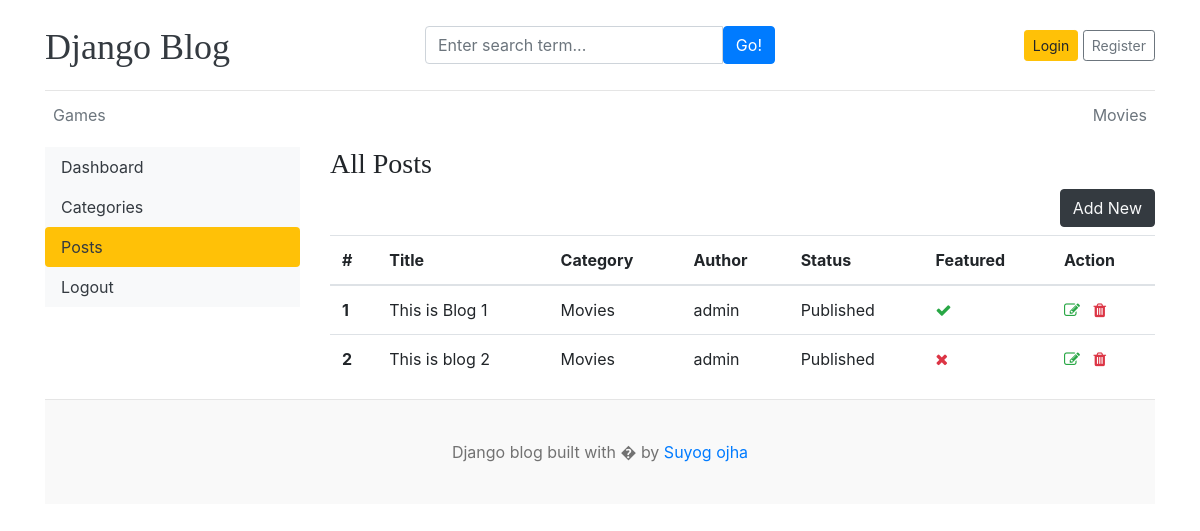
The page /dashboard/posts/ on the database as committed earlier.
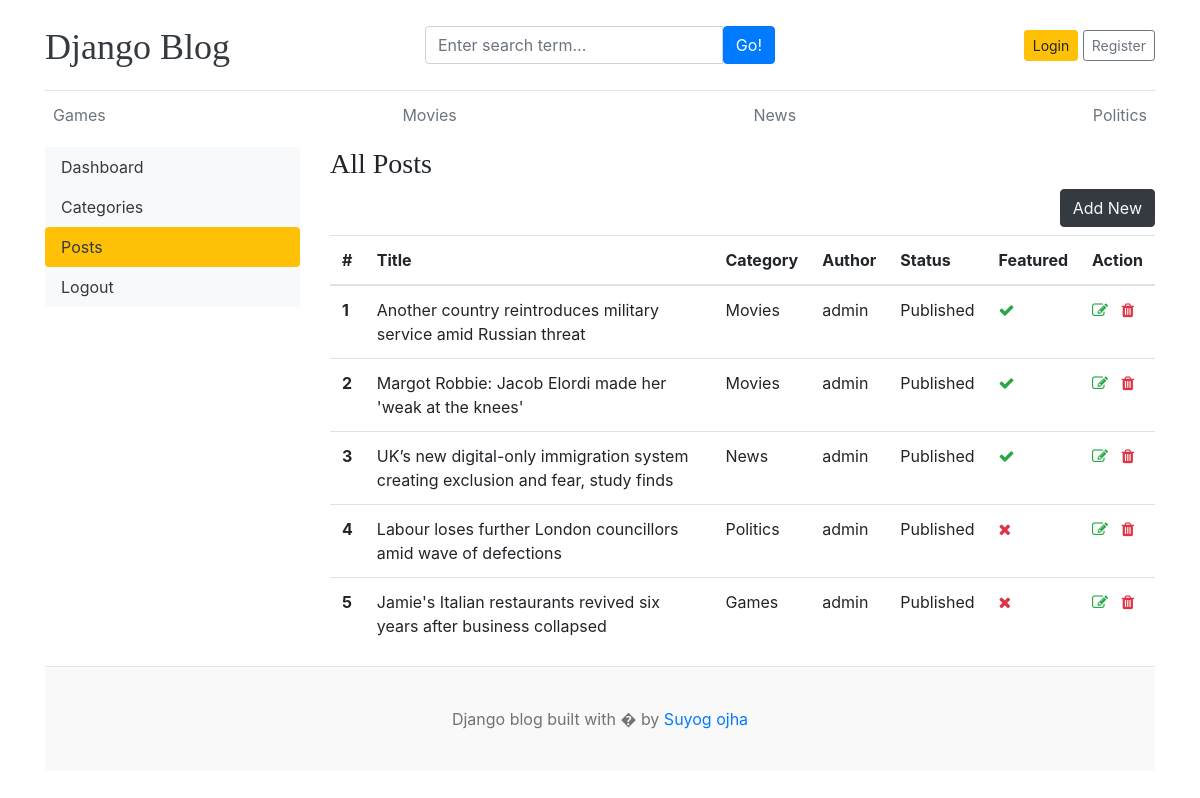
The same page on the database as committed later.
### blogs/models.py (models this page shows, shortened)
class Category(models.Model):
    category_name = models.CharField(max_length=50, unique=True)
    created_at = models.DateTimeField(auto_now_add=True)
    updated_at = models.DateTimeField(auto_now=True)
    class Meta:
        verbose_name_plural = 'categories'
    def __str__(self):
        return self.category_name

class Blog(models.Model):
    title = models.CharField(max_length=100)
    slug = models.SlugField(max_length=150, unique=True, blank=True)
    category = models.ForeignKey(Category, on_delete=models.CASCADE)
    author = models.ForeignKey(User, on_delete=models.CASCADE)
    featured_image = models.ImageField(upload_to='uploads/%Y/%m/%d')
    short_description = models.TextField(max_length=500)
    blog_body = models.TextField(max_length=2000)
    status = models.CharField(max_length=20, choices=STATUS_CHOICES, default="Draft")
    is_featured = models.BooleanField(default=False)
    created_at = models.DateTimeField(auto_now_add=True)
    updated_at = models.DateTimeField(auto_now=True)

### dashboards/views.py (the view)
# urls.py: path('posts/', views.posts, name='posts'),
def posts(request):
    posts = Blog.objects.all()
    context = {
        'posts': posts,
    }
    return render(request, 'dashboard/posts.html', context)

### blogs/context_processors.py (called while the page is built)
def get_categories(request):
    categories = Category.objects.all()
    return dict(categories=categories)

### templates/dashboard/posts.html (shortened to what this page needs)
{% extends 'base.html' %}
{% block content %}
    <div class="row">
        {% include 'dashboard/sidebar.html' %}
        <div class="col-md-9">
            <h3>All Posts</h3>
            <a href="{% url 'add_post' %}" class="btn btn-dark text-light float-right mb-2">Add New</a>
                <table class="table table-hover">
                    <thead>
                        <tr>
                        <th>#</th>
                        <th>Title</th>
                        <th>Category</th>
                        <th>Author</th>
                        <th>Status</th>
                        <th>Featured</th>
                        <th>Action</th>
                        </tr>
                    </thead>
                    <tbody>
                        {% for post in posts %}
                        <tr>
                        <th>{{ forloop.counter }}</th>
                        <td>{{ post.title }}</td>
                        <td>{{ post.category }}</td>
                        <td>{{ post.author }}</td>
                        <td>{{ post.status }}</td>
                        <td>
                            {% if post.is_featured %}
                                <i class="fa fa-check text-success"></i>
                            {% else %}
                                <i class="fa fa-times text-danger"></i>
                            {% endif %}
                        </td>
                        <td>
                            <a href="{% url 'edit_post' post.id  %}"><i class="fa fa-edit text-success"></i></a>
                            <a href="{% url 'delete_post' post.id  %}"><i class="fa fa-trash text-danger"></i></a>
                        </td>
                        </tr>
                        {% endfor %}
                    </tbody>
                </table>
        </div>
    </div>
{% endblock %}

### templates/base.html (shortened to what this page needs)
{% load static %}
<!DOCTYPE html>
<html lang="en">
<head>
    <link href="https://getbootstrap.com/docs/4.0/dist/css/bootstrap.min.css" rel="stylesheet">
    <link rel="stylesheet" href="/static/css/blog.css" type="text/css">
    <link rel="stylesheet" href="https://cdnjs.cloudflare.com/ajax/libs/font-awesome/4.7.0/css/font-awesome.min.css">
  </head>
<body>
    <div class="container">
      <header class="blog-header py-3">
        <div class="row flex-nowrap justify-content-between align-items-center">
          <div class="col-4 pt-1">
            <a class="blog-header-logo text-dark" href="/">Django Blog</a>
          </div>
          <div class="col-4">
            <form action="{% url 'search' %}" method="GET">
              <div class="input-group">
                <input class="form-control" type="text" name="keyword" value="{{ keyword }}" placeholder="Enter search term..." aria-label="Enter search term..." aria-describedby="button-search" />
                <button type="submit" class="btn btn-primary" id="button-search" type="button">Go!</button>
            </div>
            </form>
          </div>
          <div class="col-4 d-flex justify-content-end align-items-center">
            {% if not user.is_authenticated %}
            <a class="btn btn-sm btn-warning" href="{% url 'login' %}">Login</a> &nbsp;
            <a class="btn btn-sm btn-outline-secondary" href="{% url 'register' %}">Register</a>
            {% else %}
            <span>Welcome, {{ user }} <a href="{% url 'dashboard' %}"><span>Dashboard</span></a> </span>
            &emsp;
            <span><a href="{% url 'logout' %}">Logout</a></span>
            {% endif %}
          </div>
        </div>
      </header>
      <div class="nav-scroller py-1 mb-2">
        <nav class="nav d-flex justify-content-between">
          {% for cat in categories %}
          <a class="p-2 text-muted" href="{% url 'posts_by_category' cat.id %}">{{ cat.category_name }}</a>
          {% endfor %}
        </nav>
      </div>
{% block content %}
{% endblock content %}
<footer class="blog-footer">
  <p>Django blog built with � by <a href="#">Suyog ojha</a></p>
</footer>
</body>
</html>

Rows that differ between the two databases and show on the page:
added Category: category_name "News"
added Category: category_name "Politics"
changed Blog: title "This is Blog 1" → "Another country reintroduces military service amid Russian threat"
changed Blog: title "This is blog 2" → "Margot Robbie: Jacob Elordi made her 'weak at the knees'"; is_featured False → True (drawn)
added Blog: title "UK’s new digital-only immigration system creating exclusion and fear, study finds", category "News", author "admin", status "Published", is_featured True (drawn)
added Blog: title "Labour loses further London councillors amid wave of defections", category "Politics", author "admin", status "Published", is_featured False (drawn)
added Blog: title "Jamie's Italian restaurants revived six years after business collapsed", category "Games", author "admin", status "Published", is_featured False (drawn)
